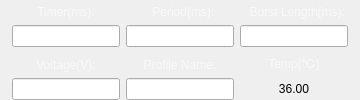
              <widget class="QWidget" name="widget_6" native="true">
               <layout class="QGridLayout" name="gridLayout_2" columnstretch="0,0,0,0,0">
                <property name="leftMargin">
                 <number>12</number>
                </property>
                <property name="topMargin">
                 <number>0</number>
                </property>
                <property name="rightMargin">
                 <number>12</number>
                </property>
                <property name="bottomMargin">
                 <number>0</number>
                </property>
                <item row="2" column="0">
                 <widget class="QLabel" name="label_19">
                  <property name="styleSheet">
                   <string notr="true">color:rgba(255,255,255,153);</string>
                  </property>
                  <property name="text">
                   <string>Voltage(V):</string>
                  </property>
                  <property name="alignment">
                   <set>Qt::AlignBottom|Qt::AlignHCenter</set>
                  </property>
                 </widget>
                </item>
                <item row="2" column="2">
                 <widget class="QLabel" name="label_18">
                  <property name="styleSheet">
                   <string notr="true">color:rgba(255,255,255,153);</string>
                  </property>
                  <property name="text">
                   <string>Profile Name:</string>
                  </property>
                  <property name="alignment">
                   <set>Qt::AlignBottom|Qt::AlignHCenter</set>
                  </property>
                 </widget>
                </item>
                <item row="1" column="2">
                 <widget class="QLineEdit" name="lblPeriod2">
                  <property name="sizePolicy">
                   <sizepolicy hsizetype="Expanding" vsizetype="Preferred">
                    <horstretch>0</horstretch>
                    <verstretch>0</verstretch>
                   </sizepolicy>
                  </property>
                  <property name="maximumSize">
                   <size>
                    <width>20000</width>
                    <height>16777215</height>
                   </size>
                  </property>
                  <property name="alignment">
                   <set>Qt::AlignHCenter|Qt::AlignTop</set>
                  </property>
                 </widget>
                </item>
                <item row="0" column="0">
                 <widget class="QLabel" name="label_7">
                  <property name="styleSheet">
                   <string notr="true">color:rgba(255,255,255,153);</string>
                  </property>
                  <property name="text">
                   <string>Timer(ms):</string>
                  </property>
                  <property name="alignment">
                   <set>Qt::AlignBottom|Qt::AlignHCenter</set>
                  </property>
                 </widget>
                </item>
                <item row="0" column="2">
                 <widget class="QLabel" name="label_10">
                  <property name="styleSheet">
                   <string notr="true">color:rgba(255,255,255,153);</string>
                  </property>
                  <property name="text">
                   <string>  Period(ms):</string>
                  </property>
                  <property name="alignment">
                   <set>Qt::AlignBottom|Qt::AlignHCenter</set>
                  </property>
                 </widget>
                </item>
                <item row="1" column="0">
                 <widget class="QLineEdit" name="lblTimer2">
                  <property name="sizePolicy">
                   <sizepolicy hsizetype="Expanding" vsizetype="Preferred">
                    <horstretch>0</horstretch>
                    <verstretch>0</verstretch>
                   </sizepolicy>
                  </property>
                  <property name="maximumSize">
                   <size>
                    <width>20000</width>
                    <height>16777215</height>
                   </size>
                  </property>
                  <property name="alignment">
                   <set>Qt::AlignHCenter|Qt::AlignTop</set>
                  </property>
                 </widget>
                </item>
                <item row="1" column="4">
                 <widget class="QLineEdit" name="lblBurstLen">
                  <property name="sizePolicy">
                   <sizepolicy hsizetype="Expanding" vsizetype="Preferred">
                    <horstretch>0</horstretch>
                    <verstretch>0</verstretch>
                   </sizepolicy>
                  </property>
                  <property name="maximumSize">
                   <size>
                    <width>20000</width>
                    <height>16777215</height>
                   </size>
                  </property>
                  <property name="alignment">
                   <set>Qt::AlignHCenter|Qt::AlignTop</set>
                  </property>
                 </widget>
                </item>
                <item row="0" column="4">
                 <widget class="QLabel" name="label_16">
                  <property name="styleSheet">
                   <string notr="true">color:rgba(255,255,255,153);</string>
                  </property>
                  <property name="text">
                   <string>  Burst Length(ms):</string>
                  </property>
                  <property name="alignment">
                   <set>Qt::AlignBottom|Qt::AlignHCenter</set>
                  </property>
                 </widget>
                </item>
                <item row="2" column="4">
                 <widget class="QLabel" name="label_17">
                  <property name="styleSheet">
                   <string notr="true">color:rgba(255,255,255,153);</string>
                  </property>
                  <property name="text">
                   <string>Temp(℃)</string>
                  </property>
                  <property name="alignment">
                   <set>Qt::AlignBottom|Qt::AlignHCenter</set>
                  </property>
                 </widget>
                </item>
                <item row="3" column="0">
                 <widget class="QLineEdit" name="lblVoltage2">
                  <property name="sizePolicy">
                   <sizepolicy hsizetype="Expanding" vsizetype="Preferred">
                    <horstretch>0</horstretch>
                    <verstretch>0</verstretch>
                   </sizepolicy>
                  </property>
                  <property name="maximumSize">
                   <size>
                    <width>20000</width>
                    <height>16777215</height>
                   </size>
                  </property>
                  <property name="alignment">
                   <set>Qt::AlignHCenter|Qt::AlignTop</set>
                  </property>
                 </widget>
                </item>
                <item row="3" column="2">
                 <widget class="QLineEdit" name="lblName2">
                  <property name="sizePolicy">
                   <sizepolicy hsizetype="Expanding" vsizetype="Preferred">
                    <horstretch>0</horstretch>
                    <verstretch>0</verstretch>
                   </sizepolicy>
                  </property>
                  <property name="maximumSize">
                   <size>
                    <width>20000</width>
                    <height>16777215</height>
                   </size>
                  </property>
                  <property name="alignment">
                   <set>Qt::AlignHCenter|Qt::AlignTop</set>
                  </property>
                 </widget>
                </item>
                <item row="3" column="4">
                 <widget class="QLabel" name="lblTemp2">
                  <property name="maximumSize">
                   <size>
                    <width>20000</width>
                    <height>16777215</height>
                   </size>
                  </property>
                  <property name="text">
                   <string>36.00</string>
                  </property>
                  <property name="alignment">
                   <set>Qt::AlignCenter</set>
                  </property>
                 </widget>
                </item>
               </layout>
              </widget>
